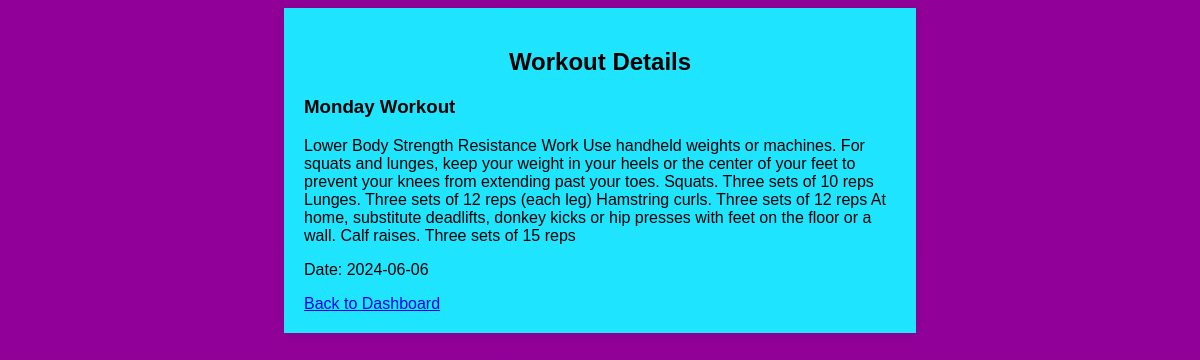
Screenshot of /workout-routine-planner/read.php?id=6 (signed in) with the database file from the repository.
### tables this page shows
CREATE TABLE `workouts` (
  `id` int(11) NOT NULL,
  `user_id` int(11) DEFAULT NULL,
  `title` varchar(100) DEFAULT NULL,
  `description` text DEFAULT NULL,
  `date` date DEFAULT NULL
);

### workout-routine-planner/read.php (the view, shortened to what this page needs)
<?php
include 'config.php';
$workout_id = $_GET['id'];
$sql = "SELECT * FROM workouts WHERE id='$workout_id' AND user_id='{$_SESSION['user_id']}'";
$result = $conn->query($sql);
$row = $result->fetch_assoc();
?>
<!DOCTYPE html>
<html>
<head>
    <link rel="stylesheet" type="text/css" href="css/style.css">
</head>
<body>
<div class="container">
    <h2>Workout Details</h2>
    <h3><?php echo $row['title']; ?></h3>
    <p><?php echo $row['description']; ?></p>
    <p>Date: <?php echo $row['date']; ?></p>
    <a href="dashboard.php">Back to Dashboard</a>
</div>
</body>
</html>

### workout-routine-planner/css/style.css (style rules this page uses)
body { font-family: Arial, sans-serif; background-repeat: no-repeat; background-attachment: fixed; background-position: center; background-size: 100%; background-image: linear-gradient( 190deg, hsl(297deg 99% 30%) 0%, hsl(297deg 99% 30%) 35%, hsl(297deg 99% 30%) 68%, hsl(297deg 99% 30%) 100% ); }
.container { width: 50%; margin: 0 auto; background-image: linear-gradient( 190deg, hsl(187deg 100% 56%) 0%, hsl(187deg 100% 56%) 35%, hsl(187deg 100% 56%) 68%, hsl(187deg 100% 56%) 100% ); padding: 20px; box-shadow: 0 0 10px rgba(0, 0, 0, 0.1); }
h2 { text-align: center; }

### rows the page displays
workouts: title "Monday Workout", description "Lower Body Strength Resistance Work Use handheld weights or machines. For squats and lunges, keep your weight in your heels or the center of your feet to prevent your knees from extending past your toes. Squats. Three sets of 10 reps Lunges. Three sets of 12 reps (each leg) Hamstring curls. Three sets of 12 reps At home, substitute deadlifts, donkey kicks or hip presses with feet on the floor or a wall. Calf raises. Three sets of 15 reps", date "2024-06-06"
